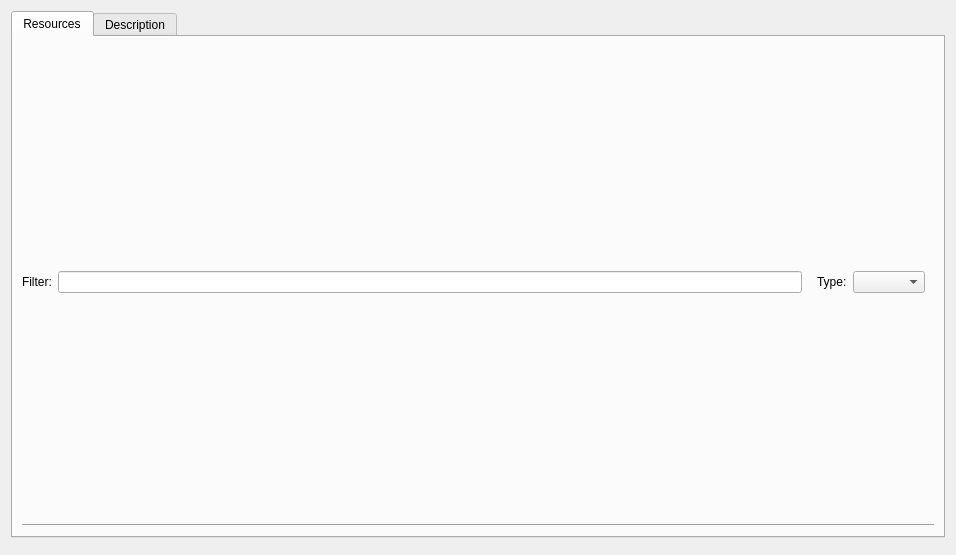
<?xml version="1.0" encoding="UTF-8"?>
<ui version="4.0">
 <class>Form</class>
 <widget class="QWidget" name="Form">
  <property name="geometry">
   <rect>
    <x>0</x>
    <y>0</y>
    <width>956</width>
    <height>555</height>
   </rect>
  </property>
  <property name="windowTitle">
   <string>Form</string>
  </property>
  <layout class="QGridLayout" name="gridLayout">
   <item row="0" column="0">
    <widget class="QTabWidget" name="tabWidget">
     <property name="autoFillBackground">
      <bool>true</bool>
     </property>
     <property name="styleSheet">
      <string notr="true"/>
     </property>
     <property name="tabShape">
      <enum>QTabWidget::Rounded</enum>
     </property>
     <property name="currentIndex">
      <number>0</number>
     </property>
     <widget class="QWidget" name="tab">
      <attribute name="title">
       <string>Resources</string>
      </attribute>
      <layout class="QHBoxLayout" name="horizontalLayout_4">
       <item>
        <widget class="QWidget" name="widget_2" native="true">
         <layout class="QGridLayout" name="gridLayout_4">
          <property name="leftMargin">
           <number>0</number>
          </property>
          <property name="topMargin">
           <number>0</number>
          </property>
          <property name="rightMargin">
           <number>0</number>
          </property>
          <property name="bottomMargin">
           <number>0</number>
          </property>
          <item row="1" column="0">
           <widget class="Line" name="line">
            <property name="orientation">
             <enum>Qt::Horizontal</enum>
            </property>
           </widget>
          </item>
          <item row="0" column="0">
           <widget class="QWidget" name="widget" native="true">
            <layout class="QHBoxLayout" name="horizontalLayout">
             <property name="leftMargin">
              <number>0</number>
             </property>
             <property name="topMargin">
              <number>0</number>
             </property>
             <property name="rightMargin">
              <number>0</number>
             </property>
             <property name="bottomMargin">
              <number>0</number>
             </property>
             <item>
              <widget class="QLabel" name="label_4">
               <property name="text">
                <string>Filter:</string>
               </property>
              </widget>
             </item>
             <item>
              <widget class="QLineEdit" name="filterEdit"/>
             </item>
             <item>
              <widget class="QWidget" name="widget_3" native="true">
               <layout class="QHBoxLayout" name="horizontalLayout_2">
                <item>
                 <widget class="QLabel" name="label_5">
                  <property name="text">
                   <string>Type:</string>
                  </property>
                 </widget>
                </item>
                <item>
                 <widget class="QComboBox" name="typeCombo"/>
                </item>
               </layout>
              </widget>
             </item>
            </layout>
           </widget>
          </item>
         </layout>
        </widget>
       </item>
      </layout>
     </widget>
     <widget class="QWidget" name="tab_2">
      <attribute name="title">
       <string>Description</string>
      </attribute>
      <layout class="QGridLayout" name="gridLayout_5">
       <item row="0" column="0" colspan="2">
        <widget class="QPlainTextEdit" name="descriptionText"/>
       </item>
      </layout>
     </widget>
    </widget>
   </item>
   <item row="2" column="0">
    <widget class="QWidget" name="widget_4" native="true">
     <layout class="QHBoxLayout" name="horizontalLayout_5">
      <property name="leftMargin">
       <number>0</number>
      </property>
      <property name="topMargin">
       <number>0</number>
      </property>
      <property name="rightMargin">
       <number>0</number>
      </property>
      <property name="bottomMargin">
       <number>0</number>
      </property>
     </layout>
    </widget>
   </item>
  </layout>
 </widget>
 <resources/>
 <connections/>
</ui>
